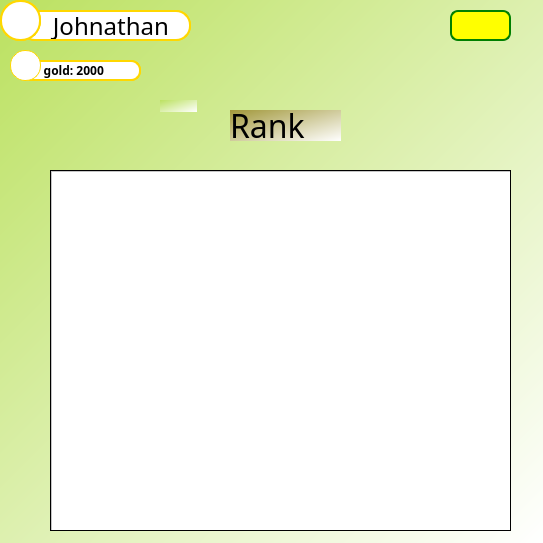
<?xml version="1.0" encoding="UTF-8"?>
<ui version="4.0">
 <class>RankScene</class>
 <widget class="QWidget" name="RankScene">
  <property name="geometry">
   <rect>
    <x>0</x>
    <y>0</y>
    <width>543</width>
    <height>543</height>
   </rect>
  </property>
  <property name="windowTitle">
   <string>Form</string>
  </property>
  <property name="styleSheet">
   <string notr="true">background-color: qlineargradient(spread:pad, x1:0, y1:0, x2:1, y2:1, stop:0 rgba(187, 225, 96, 255), stop:1 rgba(255, 255, 255, 255));</string>
  </property>
  <widget class="QLabel" name="label_2">
   <property name="geometry">
    <rect>
     <x>160</x>
     <y>100</y>
     <width>37</width>
     <height>12</height>
    </rect>
   </property>
   <property name="text">
    <string/>
   </property>
  </widget>
  <widget class="QScrollArea" name="scrollArea">
   <property name="geometry">
    <rect>
     <x>50</x>
     <y>170</y>
     <width>461</width>
     <height>361</height>
    </rect>
   </property>
   <property name="styleSheet">
    <string notr="true">QScrollBar:vertical { background-color: #FF0000; }
QScrollBar:horizontal { background-color: #00FF00; }</string>
   </property>
   <property name="widgetResizable">
    <bool>true</bool>
   </property>
   <widget class="QWidget" name="scrollAreaWidgetContents">
    <property name="geometry">
     <rect>
      <x>0</x>
      <y>0</y>
      <width>459</width>
      <height>359</height>
     </rect>
    </property>
    <widget class="QTableView" name="ListRankView">
     <property name="geometry">
      <rect>
       <x>0</x>
       <y>0</y>
       <width>461</width>
       <height>361</height>
      </rect>
     </property>
     <property name="styleSheet">
      <string notr="true">background-color: rgb(255, 255, 255);</string>
     </property>
    </widget>
   </widget>
  </widget>
  <widget class="QLabel" name="label_4">
   <property name="geometry">
    <rect>
     <x>230</x>
     <y>110</y>
     <width>111</width>
     <height>31</height>
    </rect>
   </property>
   <property name="font">
    <font>
     <family>Showcard Gothic</family>
     <pointsize>24</pointsize>
    </font>
   </property>
   <property name="styleSheet">
    <string notr="true">background-color: qlineargradient(spread:pad, x1:0, y1:0, x2:1, y2:1, stop:0 rgba(161, 151, 57, 255), stop:1 rgba(255, 255, 255, 255));</string>
   </property>
   <property name="text">
    <string>Rank</string>
   </property>
  </widget>
  <widget class="QFrame" name="frame_4">
   <property name="geometry">
    <rect>
     <x>20</x>
     <y>10</y>
     <width>171</width>
     <height>31</height>
    </rect>
   </property>
   <property name="styleSheet">
    <string notr="true">background-color: white; border: 2px solid gold; border-radius: 15px;</string>
   </property>
   <property name="frameShape">
    <enum>QFrame::StyledPanel</enum>
   </property>
   <property name="frameShadow">
    <enum>QFrame::Raised</enum>
   </property>
   <widget class="QLabel" name="label_3">
    <property name="geometry">
     <rect>
      <x>0</x>
      <y>0</y>
      <width>171</width>
      <height>31</height>
     </rect>
    </property>
    <property name="font">
     <font>
      <family>Berlin Sans FB</family>
      <pointsize>18</pointsize>
     </font>
    </property>
    <property name="text">
     <string>    Johnathan</string>
    </property>
   </widget>
  </widget>
  <widget class="QFrame" name="frame_2">
   <property name="geometry">
    <rect>
     <x>0</x>
     <y>0</y>
     <width>41</width>
     <height>41</height>
    </rect>
   </property>
   <property name="styleSheet">
    <string notr="true">background-color: white; border: 2px solid gold; border-radius: 20px;</string>
   </property>
   <property name="frameShape">
    <enum>QFrame::StyledPanel</enum>
   </property>
   <property name="frameShadow">
    <enum>QFrame::Raised</enum>
   </property>
   <widget class="QFrame" name="frame_3">
    <property name="geometry">
     <rect>
      <x>0</x>
      <y>0</y>
      <width>41</width>
      <height>41</height>
     </rect>
    </property>
    <property name="styleSheet">
     <string notr="true">background-image: url(:/images/icons8-student-41.png);
background-repeat: no-repeat;
background-position: center;
background-size: contain; 
max-width: 200px;
max-height: 200px;
border-radius: 20px;</string>
    </property>
    <property name="frameShape">
     <enum>QFrame::StyledPanel</enum>
    </property>
    <property name="frameShadow">
     <enum>QFrame::Raised</enum>
    </property>
   </widget>
  </widget>
  <widget class="QFrame" name="frame_5">
   <property name="geometry">
    <rect>
     <x>20</x>
     <y>60</y>
     <width>121</width>
     <height>21</height>
    </rect>
   </property>
   <property name="styleSheet">
    <string notr="true">background-color: white; border: 2px solid gold; border-radius: 10px;</string>
   </property>
   <property name="frameShape">
    <enum>QFrame::StyledPanel</enum>
   </property>
   <property name="frameShadow">
    <enum>QFrame::Raised</enum>
   </property>
   <widget class="QLabel" name="label_5">
    <property name="geometry">
     <rect>
      <x>0</x>
      <y>0</y>
      <width>121</width>
      <height>21</height>
     </rect>
    </property>
    <property name="font">
     <font>
      <family>Swis721 Ex BT</family>
      <bold>true</bold>
     </font>
    </property>
    <property name="text">
     <string>      gold: 2000</string>
    </property>
   </widget>
  </widget>
  <widget class="QPushButton" name="pushButton">
   <property name="geometry">
    <rect>
     <x>450</x>
     <y>10</y>
     <width>61</width>
     <height>31</height>
    </rect>
   </property>
   <property name="styleSheet">
    <string notr="true">image: url(:/images/back+icon-1320196060092920381.png);
background-color: yellow;
border-radius: 8px; border: 2px solid green;</string>
   </property>
   <property name="text">
    <string/>
   </property>
  </widget>
  <widget class="QFrame" name="frame_7">
   <property name="geometry">
    <rect>
     <x>10</x>
     <y>50</y>
     <width>31</width>
     <height>31</height>
    </rect>
   </property>
   <property name="styleSheet">
    <string notr="true">background-color: white; border-radius: 15px; border: 1px solid gold;
background-image: url(:/images/icons8-gold-medal-30.png);
</string>
   </property>
   <property name="frameShape">
    <enum>QFrame::StyledPanel</enum>
   </property>
   <property name="frameShadow">
    <enum>QFrame::Raised</enum>
   </property>
  </widget>
 </widget>
 <resources/>
 <connections/>
</ui>
